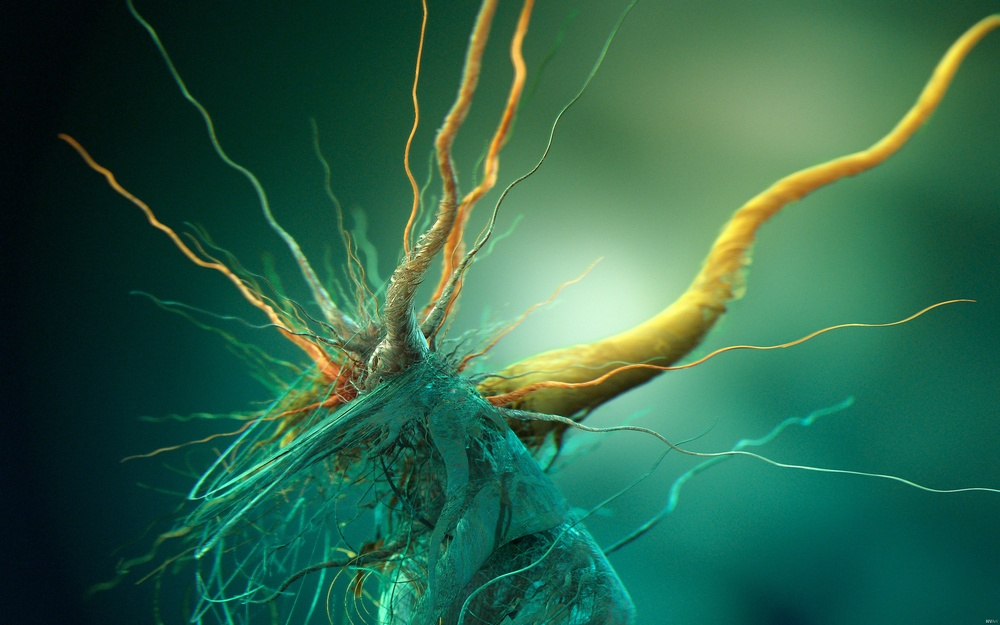
//> input picture cpp/cuda/src/nvida_samples/common/data/Growth_of_cubic_bacteria_25x16.jpg, 1000 x 625 px, shrunk from 2560 x 1600 before the run
$ ./Affine ../../../cuda/src/nvida_samples/common/data/Growth_of_cubic_bacteria_25x16.jpg   (built with g++ and OpenCV 4)
//> lines starting //> are read from the running program, lines starting //| are printed output that depends on the picture
#include <stdio.h>
#include <iostream>

#include <opencv2/highgui/highgui.hpp>
#include <opencv2/imgproc/imgproc.hpp>

using namespace cv;
using namespace std;

// global variables
char* source_window = "Source iamge";
char* warp_window = "Warp";
char* warp_rotate_window = "Warp + Rotate";


int main( int argc, char** argv)
{
    Point2f srcTri[3];
    Point2f dstTri[3];

    Mat rot_mat( 2, 3, CV_32FC1 );
    Mat warp_mat( 2, 3, CV_32FC1 );
    Mat src, warp_dst, warp_rotate_dst;

    // load the image
    src = imread( argv[1], 1 );
//> src is the input picture: 625 rows x 1000 cols, CV_8UC3; mean B, G, R 74.3, 100.3, 45.6

    // set the dst image the same type and size as src
    warp_dst = Mat::zeros( src.rows, src.cols, src.type() );

    // set 3 points to calculate the affine transform
    srcTri[0] = Point2f( 0, 0 );
    srcTri[1] = Point2f( src.cols - 1, 0 );
    srcTri[2] = Point2f( 0, src.rows -1 );

    dstTri[0] = Point2f( src.cols * 0.0, src.rows * 0.33 );
    dstTri[1] = Point2f( src.cols * 0.85, src.rows * 0.25 );
    dstTri[2] = Point2f( src.cols * 0.15, src.rows * 0.7 );

    // get the affine transform
    warp_mat = getAffineTransform( srcTri, dstTri );

    // apply the affine transform just found to the src image
    warpAffine( src, warp_dst, warp_mat, warp_dst.size() );
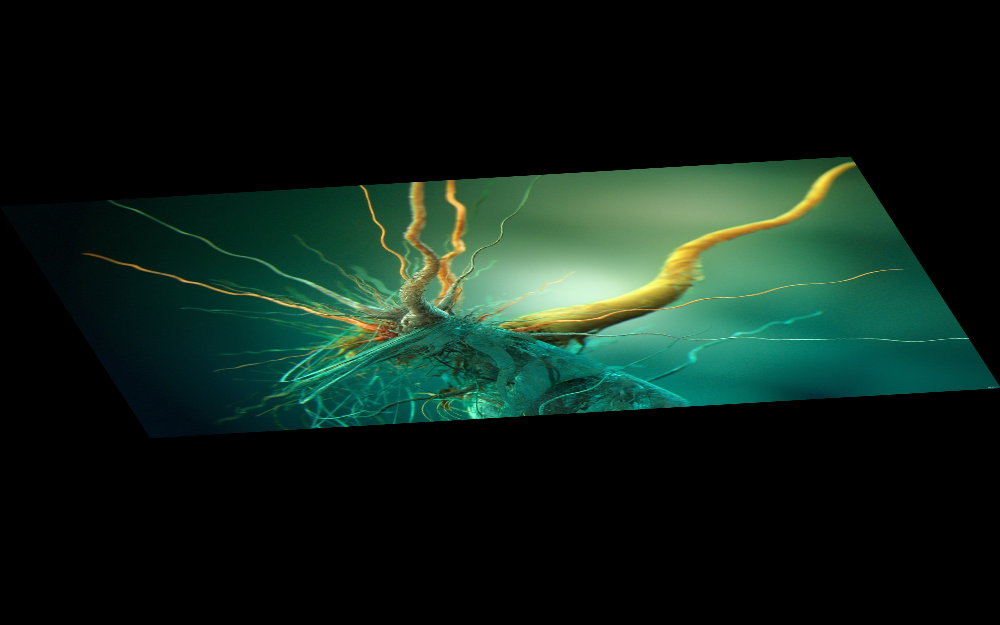
//> warp_dst: 625 rows x 1000 cols, CV_8UC3; mean B, G, R 24.3, 32.8, 14.9

    // compute a rotation matrix with respect to the center of the image
    Point center = Point( warp_dst.cols/2, warp_dst.rows/2 );
//> center = Point(500, 312)
    double angle = -50.0;
    double scale = 0.6;

    // get the rotationi matrix with the specifications above
    rot_mat = getRotationMatrix2D( center, angle, scale );

    // rotate the warped image
    warpAffine( warp_dst, warp_rotate_dst, rot_mat, warp_dst.size() );
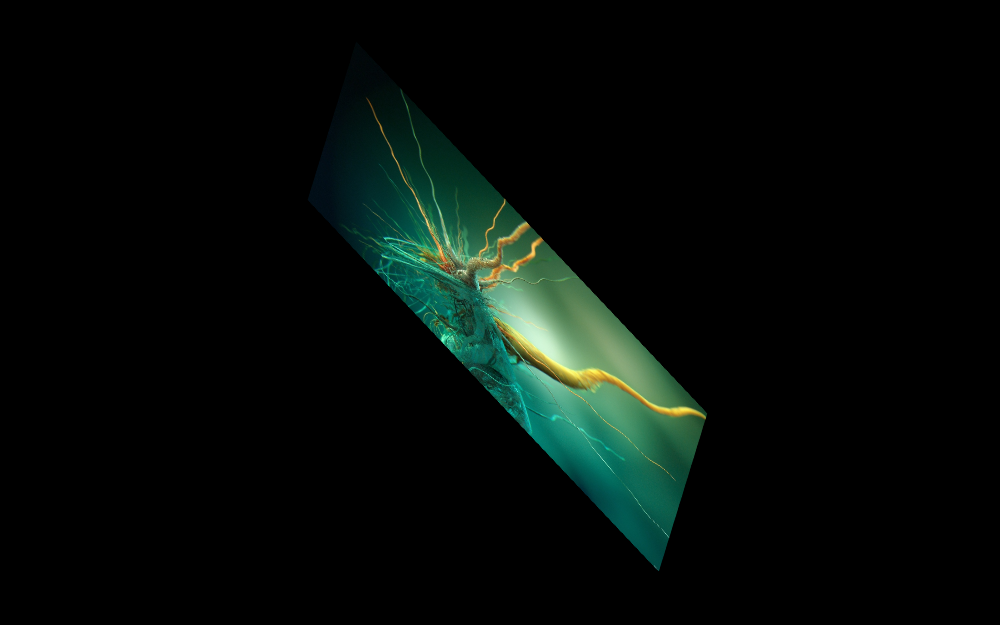
//> warp_rotate_dst: 625 rows x 1000 cols, CV_8UC3; mean B, G, R 8.8, 11.8, 5.4

    // show the image
    namedWindow( source_window, CV_WINDOW_AUTOSIZE );
    imshow( source_window, src );

    namedWindow( warp_window, CV_WINDOW_AUTOSIZE );
    imshow( warp_window, warp_dst );

    namedWindow( warp_rotate_window, CV_WINDOW_AUTOSIZE );
    imshow( warp_rotate_window, warp_rotate_dst );

    waitKey(0);
    return 0;

}

$ run again, on cpp/cuda/src/nvida_samples/common/data/flower.ppm
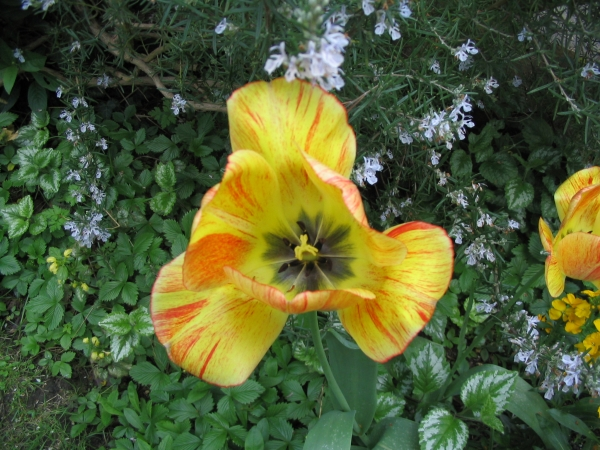
//> input picture cpp/cuda/src/nvida_samples/common/data/flower.ppm, 600 x 450 px
//> src is the input picture: 450 rows x 600 cols, CV_8UC3; mean B, G, R 52.7, 94.5, 83.8
//> `warpAffine( src, warp_dst, warp_mat, warp_dst.size() );`:
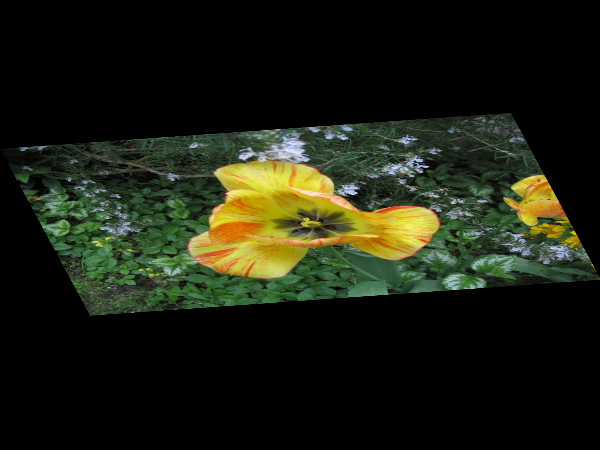
//> warp_dst: 450 rows x 600 cols, CV_8UC3; mean B, G, R 17.3, 31, 27.5
//> `warpAffine( warp_dst, warp_rotate_dst, rot_mat, warp_dst.size() );`:
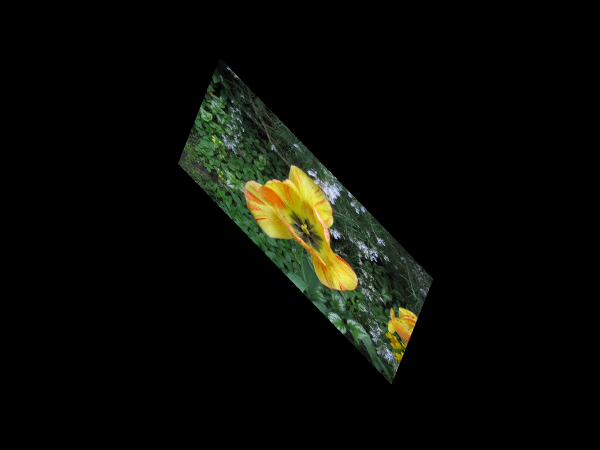
//> warp_rotate_dst: 450 rows x 600 cols, CV_8UC3; mean B, G, R 6.2, 11.2, 9.9

$ run again, on cpp/cuda/src/nvida_samples/common/data/person.ppm
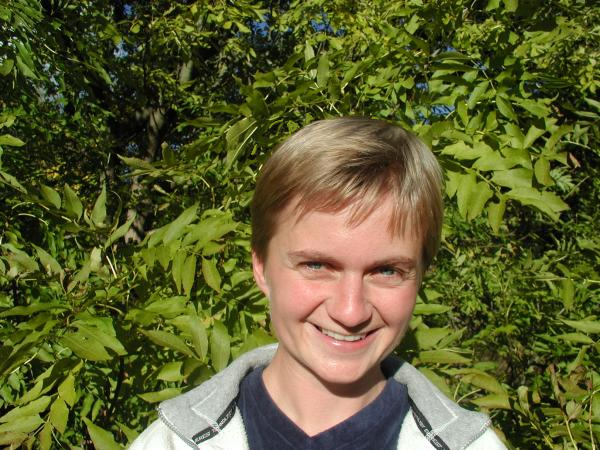
//> input picture cpp/cuda/src/nvida_samples/common/data/person.ppm, 600 x 450 px
//> src is the input picture: 450 rows x 600 cols, CV_8UC3; mean B, G, R 47.4, 94.7, 92.8
//> `warpAffine( src, warp_dst, warp_mat, warp_dst.size() );`:
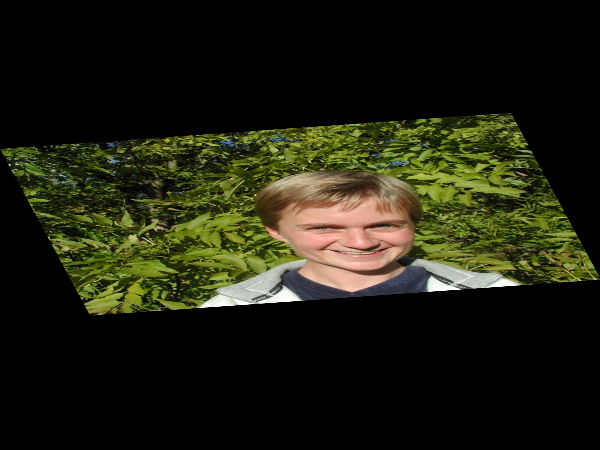
//> warp_dst: 450 rows x 600 cols, CV_8UC3; mean B, G, R 15.5, 31, 30.4
//> `warpAffine( warp_dst, warp_rotate_dst, rot_mat, warp_dst.size() );`:
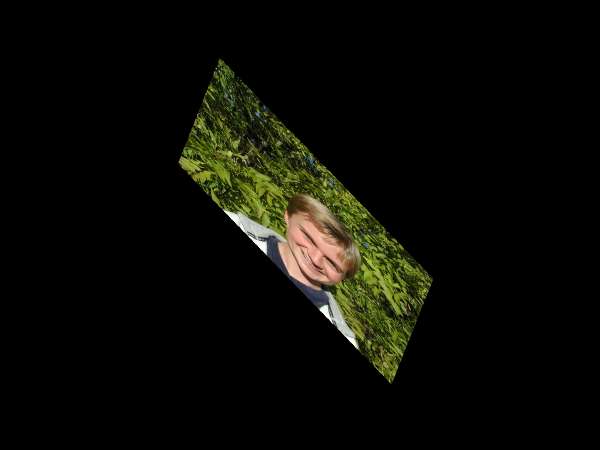
//> warp_rotate_dst: 450 rows x 600 cols, CV_8UC3; mean B, G, R 5.6, 11.2, 11
